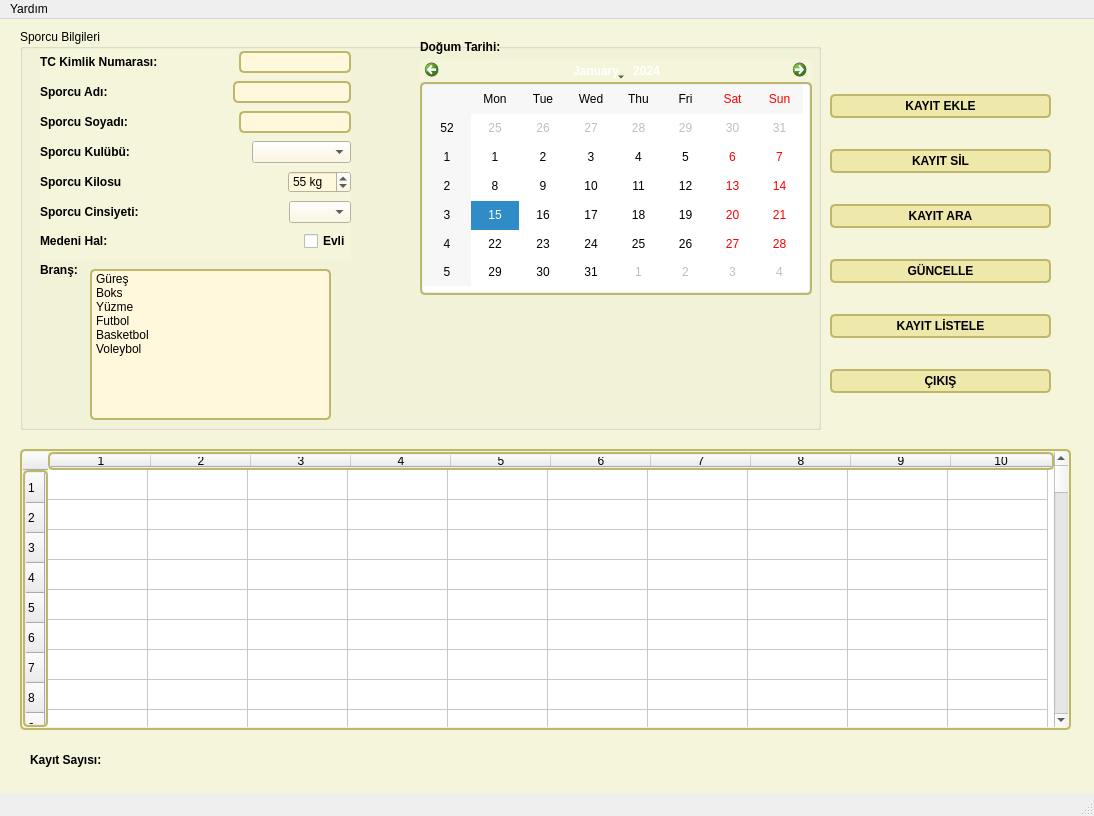
<?xml version="1.0" encoding="UTF-8"?>
<ui version="4.0">
 <class>MainWindow</class>
 <widget class="QMainWindow" name="MainWindow">
  <property name="geometry">
   <rect>
    <x>0</x>
    <y>0</y>
    <width>1094</width>
    <height>816</height>
   </rect>
  </property>
  <property name="windowTitle">
   <string>Spor Programı</string>
  </property>
  <property name="styleSheet">
   <string notr="true">.QWidget {
   background-color: beige;
}

/* Nice Windows-XP-style password character. */
QLineEdit[echoMode=&quot;2&quot;] {
    lineedit-password-character: 9679;
}

/* We provide a min-width and min-height for push buttons
   so that they look elegant regardless of the width of the text. */
QPushButton {
    background-color: palegoldenrod;
    border-width: 2px;
    border-color: darkkhaki;
    border-style: solid;
    border-radius: 5;
    padding: 3px;
    min-width: 9ex;
    min-height: 2.5ex;
}

QPushButton:hover {
   background-color: khaki;
}

/* Increase the padding, so the text is shifted when the button is
   pressed. */
QPushButton:pressed {
    padding-left: 5px;
    padding-top: 5px;
    background-color: #d0d67c;
}

QLabel, QAbstractButton {
    font: bold;
}

/* Mark mandatory fields with a brownish color. */
.mandatory {
    color: brown;
}

/* Bold text on status bar looks awful. */
QStatusBar QLabel {
   font: normal;
}

QStatusBar::item {
    border-width: 1;
    border-color: darkkhaki;
    border-style: solid;
    border-radius: 2;
}

QComboBox, QLineEdit, QSpinBox, QTextEdit, QListView {
    background-color: cornsilk;
    selection-color: #0a214c; 
    selection-background-color: #C19A6B;
}

QListView {
    show-decoration-selected: 1;
}

QListView::item:hover {
    background-color: wheat;
}

/* We reserve 1 pixel space in padding. When we get the focus,
   we kill the padding and enlarge the border. This makes the items
   glow. */
QLineEdit, QFrame {
    border-width: 2px;
    padding: 1px;
    border-style: solid;
    border-color: darkkhaki;
    border-radius: 5px;
}

/* As mentioned above, eliminate the padding and increase the border. */
QLineEdit:focus, QFrame:focus {
    border-width: 3px;
    padding: 0px;
}

/* A QLabel is a QFrame ... */
QLabel {
    border: none;
    padding: 0;
    background: none;
}

/* A QToolTip is a QLabel ... */
QToolTip {
    border: 2px solid darkkhaki;
    padding: 5px;
    border-radius: 3px;
    opacity: 200;
}

/* Nice to have the background color change when hovered. */
QRadioButton:hover, QCheckBox:hover {
    background-color: wheat;
}

/* Force the dialog's buttons to follow the Windows guidelines. */
QDialogButtonBox {
    button-layout: 0;
}
</string>
  </property>
  <widget class="QWidget" name="centralwidget">
   <widget class="QGroupBox" name="groupBox">
    <property name="geometry">
     <rect>
      <x>20</x>
      <y>10</y>
      <width>801</width>
      <height>401</height>
     </rect>
    </property>
    <property name="title">
     <string>Sporcu Bilgileri</string>
    </property>
    <widget class="QListWidget" name="lwBrans">
     <property name="geometry">
      <rect>
       <x>70</x>
       <y>240</y>
       <width>241</width>
       <height>151</height>
      </rect>
     </property>
     <property name="toolTip">
      <string>Sporcu Branşları</string>
     </property>
     <item>
      <property name="text">
       <string>Güreş</string>
      </property>
     </item>
     <item>
      <property name="text">
       <string>Boks</string>
      </property>
     </item>
     <item>
      <property name="text">
       <string>Yüzme</string>
      </property>
     </item>
     <item>
      <property name="text">
       <string>Futbol</string>
      </property>
     </item>
     <item>
      <property name="text">
       <string>Basketbol</string>
      </property>
     </item>
     <item>
      <property name="text">
       <string>Voleybol</string>
      </property>
     </item>
    </widget>
    <widget class="QLabel" name="label_8">
     <property name="geometry">
      <rect>
       <x>20</x>
       <y>230</y>
       <width>51</width>
       <height>21</height>
      </rect>
     </property>
     <property name="text">
      <string>Branş:</string>
     </property>
    </widget>
    <widget class="QWidget" name="">
     <property name="geometry">
      <rect>
       <x>20</x>
       <y>20</y>
       <width>311</width>
       <height>210</height>
      </rect>
     </property>
     <layout class="QVBoxLayout" name="verticalLayout">
      <item>
       <layout class="QHBoxLayout" name="horizontalLayout">
        <item>
         <widget class="QLabel" name="label_1">
          <property name="text">
           <string>TC Kimlik Numarası:</string>
          </property>
         </widget>
        </item>
        <item>
         <spacer name="horizontalSpacer">
          <property name="orientation">
           <enum>Qt::Horizontal</enum>
          </property>
          <property name="sizeHint" stdset="0">
           <size>
            <width>40</width>
            <height>20</height>
           </size>
          </property>
         </spacer>
        </item>
        <item>
         <widget class="QLineEdit" name="lineTcKimlik">
          <property name="toolTip">
           <string>Sporcunun TC Kimlik Numarası</string>
          </property>
          <property name="maxLength">
           <number>11</number>
          </property>
         </widget>
        </item>
       </layout>
      </item>
      <item>
       <layout class="QHBoxLayout" name="horizontalLayout_2">
        <item>
         <widget class="QLabel" name="label_2">
          <property name="text">
           <string>Sporcu Adı:</string>
          </property>
         </widget>
        </item>
        <item>
         <spacer name="horizontalSpacer_2">
          <property name="orientation">
           <enum>Qt::Horizontal</enum>
          </property>
          <property name="sizeHint" stdset="0">
           <size>
            <width>40</width>
            <height>20</height>
           </size>
          </property>
         </spacer>
        </item>
        <item>
         <widget class="QLineEdit" name="lineAd">
          <property name="toolTip">
           <string>Sporcunun Adı</string>
          </property>
          <property name="inputMask">
           <string/>
          </property>
         </widget>
        </item>
       </layout>
      </item>
      <item>
       <layout class="QHBoxLayout" name="horizontalLayout_3">
        <item>
         <widget class="QLabel" name="label_3">
          <property name="text">
           <string>Sporcu Soyadı:</string>
          </property>
         </widget>
        </item>
        <item>
         <spacer name="horizontalSpacer_3">
          <property name="orientation">
           <enum>Qt::Horizontal</enum>
          </property>
          <property name="sizeHint" stdset="0">
           <size>
            <width>40</width>
            <height>20</height>
           </size>
          </property>
         </spacer>
        </item>
        <item>
         <widget class="QLineEdit" name="lineSoyad">
          <property name="toolTip">
           <string>Sporcunun Soyadı</string>
          </property>
          <property name="inputMask">
           <string/>
          </property>
         </widget>
        </item>
       </layout>
      </item>
      <item>
       <layout class="QHBoxLayout" name="horizontalLayout_4">
        <item>
         <widget class="QLabel" name="label_4">
          <property name="text">
           <string>Sporcu Kulübü:</string>
          </property>
         </widget>
        </item>
        <item>
         <spacer name="horizontalSpacer_4">
          <property name="orientation">
           <enum>Qt::Horizontal</enum>
          </property>
          <property name="sizeHint" stdset="0">
           <size>
            <width>40</width>
            <height>20</height>
           </size>
          </property>
         </spacer>
        </item>
        <item>
         <widget class="QComboBox" name="cmbKulup">
          <property name="toolTip">
           <string>Spor Kulüpleri</string>
          </property>
          <property name="currentIndex">
           <number>-1</number>
          </property>
          <item>
           <property name="text">
            <string>Ankaragücü</string>
           </property>
          </item>
          <item>
           <property name="text">
            <string>Bursaspor</string>
           </property>
          </item>
          <item>
           <property name="text">
            <string>Fenerbahçe</string>
           </property>
          </item>
          <item>
           <property name="text">
            <string>Galatasaray</string>
           </property>
          </item>
          <item>
           <property name="text">
            <string>Beşiktaş</string>
           </property>
          </item>
          <item>
           <property name="text">
            <string>Başakşehir</string>
           </property>
          </item>
          <item>
           <property name="text">
            <string>Trabzonspor</string>
           </property>
          </item>
         </widget>
        </item>
       </layout>
      </item>
      <item>
       <layout class="QHBoxLayout" name="horizontalLayout_5">
        <item>
         <widget class="QLabel" name="label_5">
          <property name="text">
           <string>Sporcu Kilosu</string>
          </property>
         </widget>
        </item>
        <item>
         <spacer name="horizontalSpacer_5">
          <property name="orientation">
           <enum>Qt::Horizontal</enum>
          </property>
          <property name="sizeHint" stdset="0">
           <size>
            <width>40</width>
            <height>20</height>
           </size>
          </property>
         </spacer>
        </item>
        <item>
         <widget class="QSpinBox" name="spinKilo">
          <property name="toolTip">
           <string>Sporcu Kilosu </string>
          </property>
          <property name="suffix">
           <string> kg</string>
          </property>
          <property name="maximum">
           <number>180</number>
          </property>
          <property name="value">
           <number>55</number>
          </property>
         </widget>
        </item>
       </layout>
      </item>
      <item>
       <layout class="QHBoxLayout" name="horizontalLayout_6">
        <item>
         <widget class="QLabel" name="label_6">
          <property name="text">
           <string>Sporcu Cinsiyeti:</string>
          </property>
         </widget>
        </item>
        <item>
         <spacer name="horizontalSpacer_6">
          <property name="orientation">
           <enum>Qt::Horizontal</enum>
          </property>
          <property name="sizeHint" stdset="0">
           <size>
            <width>40</width>
            <height>20</height>
           </size>
          </property>
         </spacer>
        </item>
        <item>
         <widget class="QComboBox" name="cmbCinsiyet">
          <property name="toolTip">
           <string>Sporcu Cinsiyeti</string>
          </property>
          <property name="currentIndex">
           <number>-1</number>
          </property>
          <item>
           <property name="text">
            <string>Erkek</string>
           </property>
          </item>
          <item>
           <property name="text">
            <string>Kız</string>
           </property>
          </item>
         </widget>
        </item>
       </layout>
      </item>
      <item>
       <layout class="QHBoxLayout" name="horizontalLayout_7">
        <item>
         <widget class="QLabel" name="label_7">
          <property name="text">
           <string>Medeni Hal:</string>
          </property>
         </widget>
        </item>
        <item>
         <spacer name="horizontalSpacer_7">
          <property name="orientation">
           <enum>Qt::Horizontal</enum>
          </property>
          <property name="sizeHint" stdset="0">
           <size>
            <width>40</width>
            <height>20</height>
           </size>
          </property>
         </spacer>
        </item>
        <item>
         <widget class="QCheckBox" name="checkMedeniHal">
          <property name="toolTip">
           <string>Evli</string>
          </property>
          <property name="text">
           <string>Evli</string>
          </property>
         </widget>
        </item>
       </layout>
      </item>
     </layout>
    </widget>
    <widget class="QCalendarWidget" name="cwdogumTarihi">
     <property name="geometry">
      <rect>
       <x>400</x>
       <y>30</y>
       <width>392</width>
       <height>236</height>
      </rect>
     </property>
     <property name="toolTip">
      <string>Takvim</string>
     </property>
    </widget>
    <widget class="QLabel" name="label_9">
     <property name="geometry">
      <rect>
       <x>400</x>
       <y>10</y>
       <width>91</width>
       <height>16</height>
      </rect>
     </property>
     <property name="text">
      <string>Doğum Tarihi:</string>
     </property>
    </widget>
   </widget>
   <widget class="QTableWidget" name="tblwSporcuBilgi">
    <property name="geometry">
     <rect>
      <x>20</x>
      <y>430</y>
      <width>1051</width>
      <height>281</height>
     </rect>
    </property>
    <property name="rowCount">
     <number>100</number>
    </property>
    <property name="columnCount">
     <number>10</number>
    </property>
    <row/>
    <row/>
    <row/>
    <row/>
    <row/>
    <row/>
    <row/>
    <row/>
    <row/>
    <row/>
    <row/>
    <row/>
    <row/>
    <row/>
    <row/>
    <row/>
    <row/>
    <row/>
    <row/>
    <row/>
    <row/>
    <row/>
    <row/>
    <row/>
    <row/>
    <row/>
    <row/>
    <row/>
    <row/>
    <row/>
    <row/>
    <row/>
    <row/>
    <row/>
    <row/>
    <row/>
    <row/>
    <row/>
    <row/>
    <row/>
    <row/>
    <row/>
    <row/>
    <row/>
    <row/>
    <row/>
    <row/>
    <row/>
    <row/>
    <row/>
    <row/>
    <row/>
    <row/>
    <row/>
    <row/>
    <row/>
    <row/>
    <row/>
    <row/>
    <row/>
    <row/>
    <row/>
    <row/>
    <row/>
    <row/>
    <row/>
    <row/>
    <row/>
    <row/>
    <row/>
    <row/>
    <row/>
    <row/>
    <row/>
    <row/>
    <row/>
    <row/>
    <row/>
    <row/>
    <row/>
    <row/>
    <row/>
    <row/>
    <row/>
    <row/>
    <row/>
    <row/>
    <row/>
    <row/>
    <row/>
    <row/>
    <row/>
    <row/>
    <row/>
    <row/>
    <row/>
    <row/>
    <row/>
    <row/>
    <row/>
    <column/>
    <column/>
    <column/>
    <column/>
    <column/>
    <column/>
    <column/>
    <column/>
    <column/>
    <column/>
   </widget>
   <widget class="QLabel" name="label">
    <property name="geometry">
     <rect>
      <x>30</x>
      <y>730</y>
      <width>101</width>
      <height>21</height>
     </rect>
    </property>
    <property name="font">
     <font>
      <weight>75</weight>
      <italic>false</italic>
      <bold>true</bold>
     </font>
    </property>
    <property name="text">
     <string>Kayıt Sayısı:</string>
    </property>
   </widget>
   <widget class="QLabel" name="lblKayitSayisi">
    <property name="geometry">
     <rect>
      <x>130</x>
      <y>730</y>
      <width>191</width>
      <height>21</height>
     </rect>
    </property>
    <property name="font">
     <font>
      <weight>75</weight>
      <italic>false</italic>
      <bold>true</bold>
     </font>
    </property>
    <property name="text">
     <string/>
    </property>
   </widget>
   <widget class="QWidget" name="">
    <property name="geometry">
     <rect>
      <x>830</x>
      <y>50</y>
      <width>221</width>
      <height>351</height>
     </rect>
    </property>
    <layout class="QVBoxLayout" name="verticalLayout_2">
     <item>
      <widget class="QPushButton" name="btnEkle">
       <property name="toolTip">
        <string>Yeni Kayıt Eklemek İçin Tıklayınız</string>
       </property>
       <property name="text">
        <string>KAYIT EKLE</string>
       </property>
      </widget>
     </item>
     <item>
      <widget class="QPushButton" name="btnSil">
       <property name="toolTip">
        <string>Kayıt Silmek İçin Tıklayınız</string>
       </property>
       <property name="text">
        <string>KAYIT SİL</string>
       </property>
      </widget>
     </item>
     <item>
      <widget class="QPushButton" name="btnAra">
       <property name="toolTip">
        <string>Kayıt Aramak İçin Tıklayınız</string>
       </property>
       <property name="text">
        <string>KAYIT ARA</string>
       </property>
      </widget>
     </item>
     <item>
      <widget class="QPushButton" name="btnGuncelle">
       <property name="toolTip">
        <string>Kayıt Güncellemek İçin Tıklayınız</string>
       </property>
       <property name="text">
        <string>GÜNCELLE</string>
       </property>
      </widget>
     </item>
     <item>
      <widget class="QPushButton" name="btnListele">
       <property name="toolTip">
        <string>Kayıt Listelemek İçin Tıklayınız</string>
       </property>
       <property name="text">
        <string>KAYIT LİSTELE</string>
       </property>
      </widget>
     </item>
     <item>
      <widget class="QPushButton" name="btnCikis">
       <property name="toolTip">
        <string>Çıkış Yapmak İçin Tıklayınız</string>
       </property>
       <property name="text">
        <string>ÇIKIŞ</string>
       </property>
      </widget>
     </item>
    </layout>
   </widget>
  </widget>
  <widget class="QMenuBar" name="menubar">
   <property name="geometry">
    <rect>
     <x>0</x>
     <y>0</y>
     <width>1094</width>
     <height>26</height>
    </rect>
   </property>
   <widget class="QMenu" name="menuYard_m">
    <property name="title">
     <string>Yardım</string>
    </property>
    <addaction name="menuHakkinda"/>
   </widget>
   <addaction name="menuYard_m"/>
  </widget>
  <widget class="QStatusBar" name="statusbar"/>
  <action name="menuHakkinda">
   <property name="text">
    <string>Hakkında</string>
   </property>
  </action>
 </widget>
 <resources/>
 <connections/>
</ui>
